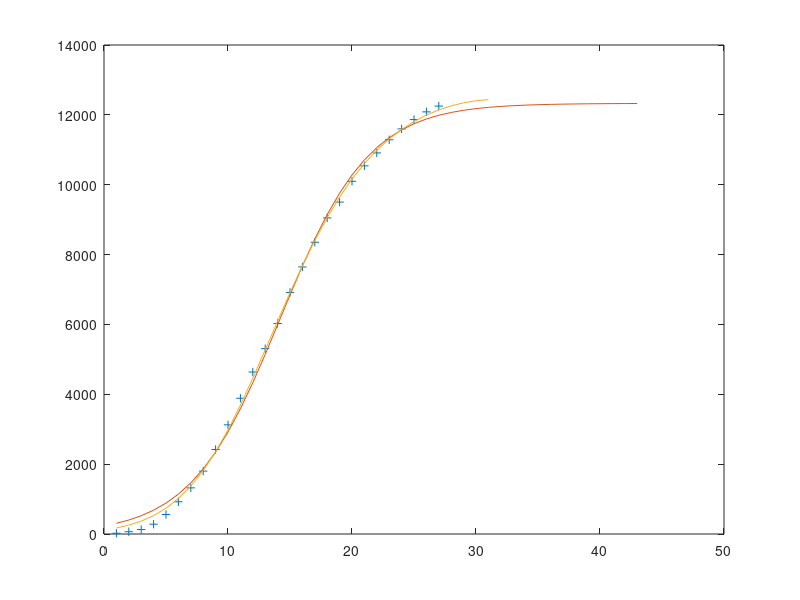

Source code (MATLAB):
clear
x=1:27;
y=[21,65,127,281,558,923,1321,1801,2420,3125,3886,4638,5306,6028,6916,7646,8353,9049,9503,10098,10540,10910,11287,11598,11865,12086,12251];
a=[13000,2,0.1];
f=@(a,x)a(1)./(1+a(2)*exp(-a(3)*x));
[A,resnorm]=lsqcurvefit(f,a,x,y);
t=27;
while abs(f(A,t)-f(A,t+1))>1
    t=t+1;
end
f(A,t)
t
t=1:t;
plot(x,y,'+',t,f(A,t));
hold on
a=[13000,2,0.1,0.1];
f=@(a,x)a(1)./(1+a(2)*exp(-a(3)*x-a(4)*x.^2));
[A,resnorm]=lsqcurvefit(f,a,x,y);
t=27;
while abs(f(A,t)-f(A,t+1))>10
    t=t+1;
end
f(A,t)
t
t=1:t;
plot(t,f(A,t));